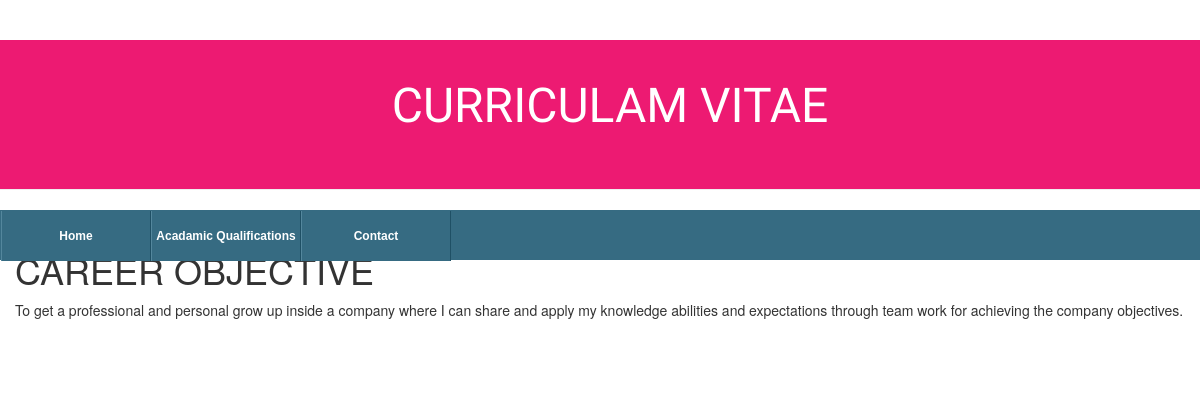
Before: /post/2/ with the older database file.
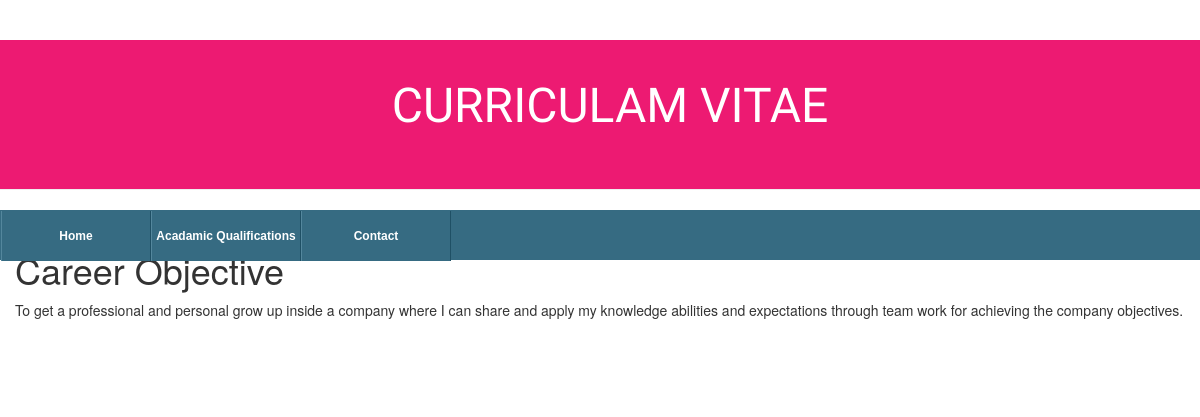
After: the same page with the newer database file.
### biodata/models.py (models this page shows, shortened)
class Post(models.Model):
    author = models.ForeignKey('auth.User')
    title = models.CharField(max_length=200)
    text = models.TextField()
    created_date = models.DateTimeField(
            default=timezone.now)
    published_date = models.DateTimeField(
            blank=True, null=True)

### biodata/views.py (the view)
# urls.py: url(r'^post/(?P<pk>\d+)/$', views.second_page, name='second_page'),
def second_page(request, pk):
    post = get_object_or_404(Post, pk=pk)
    return render(request, 'biodata/second_page.html', {'post': post})

### biodata/templates/biodata/second_page.html (shortened to what this page needs)
{% extends 'biodata/base.html' %}
{% block content %}
    <div class="post">
        {% if post.published_date %}
            <div class="date">
            </div>
        {% endif %}
        <h1>{{ post.title }}</h1>
        <p>{{ post.text|linebreaksbr }}</p>
    </div>
{% endblock %}

### biodata/templates/biodata/base.html (shortened to what this page needs)
{% load staticfiles %}
<html>
    <head>
    <link rel="stylesheet" href="//maxcdn.bootstrapcdn.com/bootstrap/3.2.0/css/bootstrap.min.css">
    <link rel="stylesheet" href="//maxcdn.bootstrapcdn.com/bootstrap/3.2.0/css/bootstrap-theme.min.css">
    <link rel="stylesheet" href="{% static 'css/biodata.css' %}">
  <link rel="stylesheet"
href="http://maxcdn.bootstrapcdn.com/bootstrap/3.3.6/css/bootstrap.min.css">
    </head>
    <body>
       <div class="page-header">
        <h1><center>CURRICULAM VITAE</center></h1>
    </div>
    <div id="wrap">
          <ul class="navbar">
             <li><a href="/">Home</a></li>
             <li><a href="#">Acadamic Qualifications </a>
             </li>
             <li><a href="{% url 'contact' %}">Contact</a>
             </li>
            </ul>
</div>
    <div class="content container">
        <div class="row">
            <div class="col-md-16">
            {% block content %}
            {% endblock %}
            </div>
        </div>
    </div>
    </body>
</html>

### biodata/static/css/biodata.css (style rules this page uses)
body { padding-left: 0px; }
.page-header { height: 150px; background-color: #ED1A72; margin-top: 0; padding: 20px 20px 20px 40px; }
.page-header h1, .page-header h1 a, .page-header h1 a:visited, .page-header h1 a:active { color: #ffffff; font-size: 36pt; font-family: 'Leckerli One'; text-decoration: none; }
.content { margin-left: 40px; }
h1, h2, h3, h4 { font-family: 'Arial', cursive; }
.date { color: #828282; }
.post { margin-bottom: 70px; }
#wrap { width: 100%; height: 50px; margin: 0; z-index: 99; position: absolute; background-color: #366b82; }
.navbar { height: 50px; padding: 0; margin: 0; position: absolute; border-right: 1px solid #54879d; }
.navbar li { height: auto; width: 150px; float: left; text-align: center; list-style: none; font: normal bold 12px/1.2em Arial, Verdana, Helvetica; padding: 0; margin: 0; background-color: #366b82; }
.navbar a { padding: 18px 0; border-left: 1px solid #54879d; border-right: 1px solid #1f5065; text-decoration: none; color: white; display: block; }

Changed rows visible on the page:
changed Post: title "CAREER OBJECTIVE" → "Career Objective"
